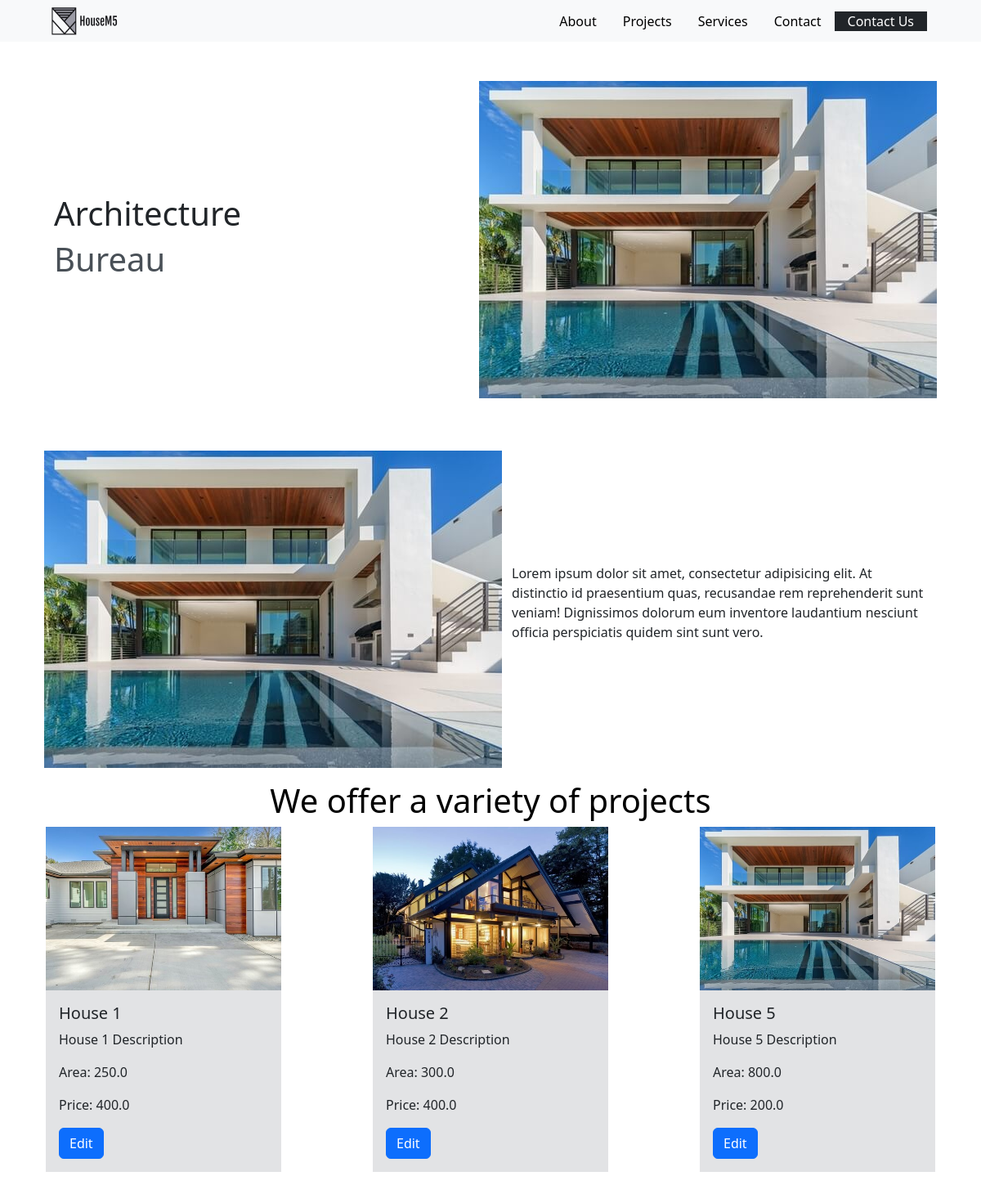
The page / on the database its author committed.
### realEstateApp/models.py (models this page shows, shortened)
class Property(models.Model):
    name = models.CharField(max_length=100, null=True, blank=True)
    description = models.CharField(max_length=255, null=True, blank=True)
    area = models.FloatField(default=0)
    date = models.DateField()
    picture = models.ImageField(upload_to='props/', null=True, blank=True)
    reserved = models.BooleanField(default = 0, null=True, blank=True)
    sold = models.BooleanField(default = 0)

### realEstateApp/views.py (the view)
# urls.py: path('', views.index, name='index'),
def index(request):
    properties = Property.objects.all()
    prop_list = []
    for p in properties:
        features = PropertyFeature.objects.filter(property=p)
        price = 0
        for f in features:
            price += f.feature.value
        prop_list.append(
            {
                'id':p.id,
                'name':p.name,
                'description':p.description,
                'area': p.area,
                'price': price,
                'picture': p.picture
            }
        )
    return render(request, 'index.html', {'properties':prop_list})

### realEstateApp/templates/index.html (shortened to what this page needs)
{% extends 'base.html' %}
{% load static %}
{% block content %}
    <div class="container-fluid">
        <div class="container py-5">
            <div class="container-fluid d-flex justify-content-center align-items-center">
                <div class="container-fluid justify-content-start align-items-center">
                    <h1>Architecture</h1>
                    <h1 class="text-light-emphasis">Bureau</h1>
                </div>
                <img src="{% static 'images/house.png' %}" alt="">
            </div>
        </div>
        <div class="container py-3">
            <div class="container-fluid d-flex justify-content-center align-items-center">
                <img src="{% static 'images/house.png' %}" alt="">
                <div class="container-fluid justify-content-center align-items-center">
                    <p class="text-start">Lorem ipsum dolor sit amet, consectetur adipisicing elit.
                        At distinctio id praesentium quas,
                        recusandae rem reprehenderit sunt veniam! Dignissimos dolorum eum inventore laudantium nesciunt
                        officia perspiciatis quidem sint sunt vero.</p>
                </div>
            </div>
        </div>
    </div>
    <div class="container-fluid">
        <h1 class="text-black text-center">We offer a variety of projects</h1>
        <div class="row mb-5">
            {% for p in properties %}
                <div class="col-4 d-flex justify-content-center">
                    <div class="card rounded-0 border-0 bg-secondary-subtle" style="width: 18rem;">
                        {% if p.picture %}
                            <img src="{{ p.picture.url }}" alt="">
                        {% else %}
                            <img src="{% static 'images/house.png' %}" alt="">
                        {% endif %}
                        <div class="card-body">
                            <h5 class="card-title">{{ p.name }}</h5>
                            <p class="card-text">{{ p.description }}</p>
                            <p class="card-text">Area: {{ p.area }}</p>
                            <p class="card-text">Price: {{ p.price }}</p>
                            <a href="{% url 'edit' id=p.id %}" class="btn btn-primary">Edit</a>
                        </div>
                    </div>
                </div>
            {% endfor %}
        </div>
    </div>
{% endblock %}

### realEstateApp/templates/base.html (shortened to what this page needs)
{% load static %}
<!DOCTYPE html>
<html lang="en">
<head>
    <link rel="stylesheet" href="{% static 'bootstrap-5.3.5-dist/css/bootstrap.min.css' %}">
</head>
<body>
<header>
    <div class="container-fluid justify-content-center align-items-center bg-light">
        <div class="container d-flex justify-content-between align-items-center ">
            <div class="container">
                <a class="navbar-brand" href="#">
                    <img src="{% static 'images/logo.png' %}" alt="" width="100" height="50"
                         class="d-inline-block align-text-top">
                </a>
            </div>
            <div class="container">
                <div class="container-fluid d-flex justify-content-end align-items-center">
                    <ul class="list-unstyled list-group list-group-horizontal">
                        <li class="px-3 ">
                            <a class="text-decoration-none text-black" href="#">About</a>
                        </li>
                        <li class="px-3 ">
                            <a class="text-decoration-none text-black" href="#">Projects</a>
                        </li>
                        <li class="px-3 ">
                            <a class="text-decoration-none text-black" href="#">Services</a>
                        </li>
                        <li class="px-3 ">
                            <a class="text-decoration-none text-black" href="#">Contact</a>
                        </li>
                        <li class="px-3 bg-dark">
                            <a class="text-decoration-none text-white text-center" href="#">Contact Us</a>
                        </li>
                    </ul>
                </div>
            </div>
        </div>
    </div>
</header>
{% block content %}
{% endblock %}
</body>
</html>

### rows shown on the page
Property: name "House 1", description "House 1 Description", area "250.0"
Property: picture "props/frame1.png" (drawn), name "House 2", description "House 2 Description", area "300.0"
Property: name "House 5", description "House 5 Description", area "800.0"

### other values the page prints
{{ p.price }} "400.0" "400.0" "200.0"
